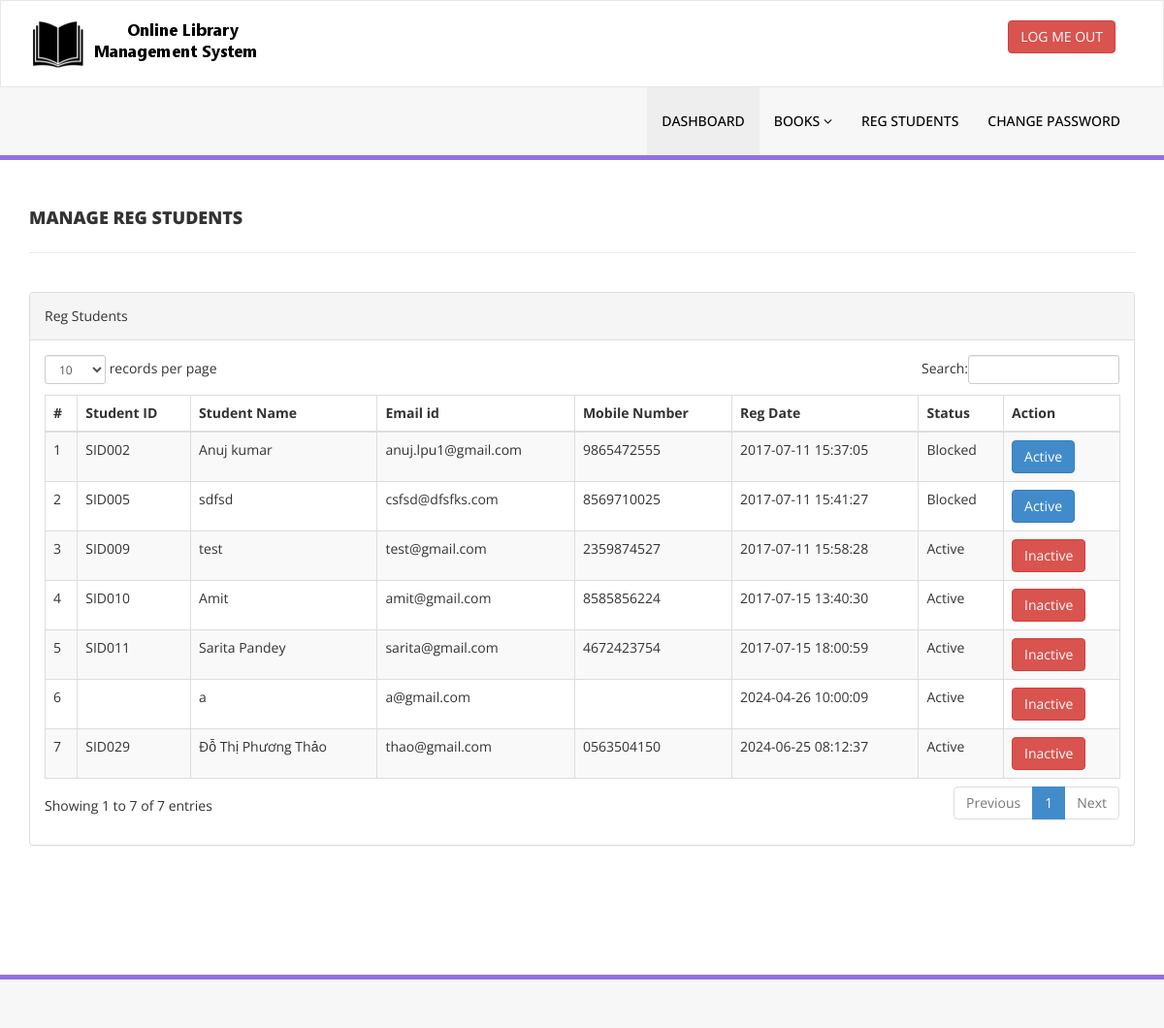
The app's page /admin/reg-students.php (signed in) with its own data.
### tables this page shows
CREATE TABLE `tblstudents` (
  `id` int(11) NOT NULL,
  `StudentId` varchar(100) DEFAULT NULL,
  `FullName` varchar(120) DEFAULT NULL,
  `EmailId` varchar(120) DEFAULT NULL,
  `MobileNumber` char(11) DEFAULT NULL,
  `Password` varchar(120) DEFAULT NULL,
  `Status` int(1) DEFAULT NULL,
  `RegDate` timestamp NULL DEFAULT current_timestamp(),
  `UpdationDate` timestamp NULL DEFAULT NULL ON UPDATE current_timestamp()
);

### admin/reg-students.php (the view, shortened to what this page needs)
<?php
include('includes/config.php');
if(strlen($_SESSION['alogin'])==0)
    {
header('location:index.php');
}
else{
    ?>
<!DOCTYPE html>
<html xmlns="http://www.w3.org/1999/xhtml">
<head>
    <link href="assets/css/bootstrap.css" rel="stylesheet" />
    <link href="assets/css/font-awesome.css" rel="stylesheet" />
    <link href="assets/js/dataTables/dataTables.bootstrap.css" rel="stylesheet" />
    <link href="assets/css/style.css" rel="stylesheet" />
</head>
<body>
<?php include('includes/header.php');?>
    <div class="content-wrapper">
         <div class="container">
        <div class="row pad-botm">
            <div class="col-md-12">
                <h4 class="header-line">Manage Reg Students</h4>
    </div>
        </div>
            <div class="row">
                <div class="col-md-12">
                    <div class="panel panel-default">
                        <div class="panel-heading">
                          Reg Students
                        </div>
                        <div class="panel-body">
                            <div class="table-responsive">
                                <table class="table table-striped table-bordered table-hover" id="dataTables-example">
                                    <thead>
                                        <tr>
                                            <th>#</th>
                                            <th>Student ID</th>
                                            <th>Student Name</th>
                                            <th>Email id </th>
                                            <th>Mobile Number</th>
                                            <th>Reg Date</th>
                                            <th>Status</th>
                                            <th>Action</th>
                                        </tr>
                                    </thead>
                                    <tbody>
<?php $sql = "SELECT * from tblstudents";
$query = $dbh -> prepare($sql);
$query->execute();
$results=$query->fetchAll(PDO::FETCH_OBJ);
$cnt=1;
if($query->rowCount() > 0)
{
foreach($results as $result)
{               ?>
                                        <tr class="odd gradeX">
                                            <td class="center"><?php echo htmlentities($cnt);?></td>
                                            <td class="center"><?php echo htmlentities($result->StudentId);?></td>
                                            <td class="center"><?php echo htmlentities($result->FullName);?></td>
                                            <td class="center"><?php echo htmlentities($result->EmailId);?></td>
                                            <td class="center"><?php echo htmlentities($result->MobileNumber);?></td>
                                             <td class="center"><?php echo htmlentities($result->RegDate);?></td>
                                            <td class="center"><?php if($result->Status==1)
                                            {
                                                echo htmlentities("Active");
                                            } else {
                                            echo htmlentities("Blocked");
}
                                            ?></td>
                                            <td class="center">
<?php if($result->Status==1)
 {?>
<a href="reg-students.php?inid=<?php echo htmlentities($result->id);?>" >  <button id="inactive" class="btn btn-danger"> Inactive</button>
<?php } else {?>
                                            <a href="reg-students.php?id=<?php echo htmlentities($result->id);?>"><button id="active" class="btn btn-primary"> Active</button>
                                            <?php } ?>
                                            </td>
                                        </tr>
 <?php $cnt=$cnt+1;}} ?>
                                    </tbody>
                                </table>
                            </div>
                        </div>
                    </div>
                </div>
            </div>
    </div>
    </div>
  <?php include('includes/footer.php');?>
</body>
</html>
<?php } ?>

### admin/assets/css/style.css (style rules this page uses)
.content-wrapper { margin-top: 40px; min-height:800px; padding-bottom:90px; }
.header-line { font-weight:900; padding-bottom:25px; border-bottom:1px solid #eeeeee; text-transform:uppercase; }
.pad-botm { padding-bottom:30px; }

### records on screen
tblstudents: StudentId "SID002", FullName "Anuj kumar", EmailId "anuj.lpu1@gmail.com", MobileNumber "9865472555", RegDate "2017-07-11 15:37:05"
tblstudents: StudentId "SID005", FullName "sdfsd", EmailId "csfsd@dfsfks.com", MobileNumber "8569710025", RegDate "2017-07-11 15:41:27"
tblstudents: StudentId "SID009", FullName "test", EmailId "test@gmail.com", MobileNumber "2359874527", RegDate "2017-07-11 15:58:28"
tblstudents: StudentId "SID010", FullName "Amit", EmailId "amit@gmail.com", MobileNumber "8585856224", RegDate "2017-07-15 13:40:30"
tblstudents: StudentId "SID011", FullName "Sarita Pandey", EmailId "sarita@gmail.com", MobileNumber "4672423754", RegDate "2017-07-15 18:00:59"
tblstudents: FullName "a", EmailId "a@gmail.com", RegDate "2024-04-26 10:00:09"
tblstudents: StudentId "SID029", FullName "Đỗ Thị Phương Thảo", EmailId "thao@gmail.com", MobileNumber "0563504150", RegDate "2024-06-25 08:12:37"
